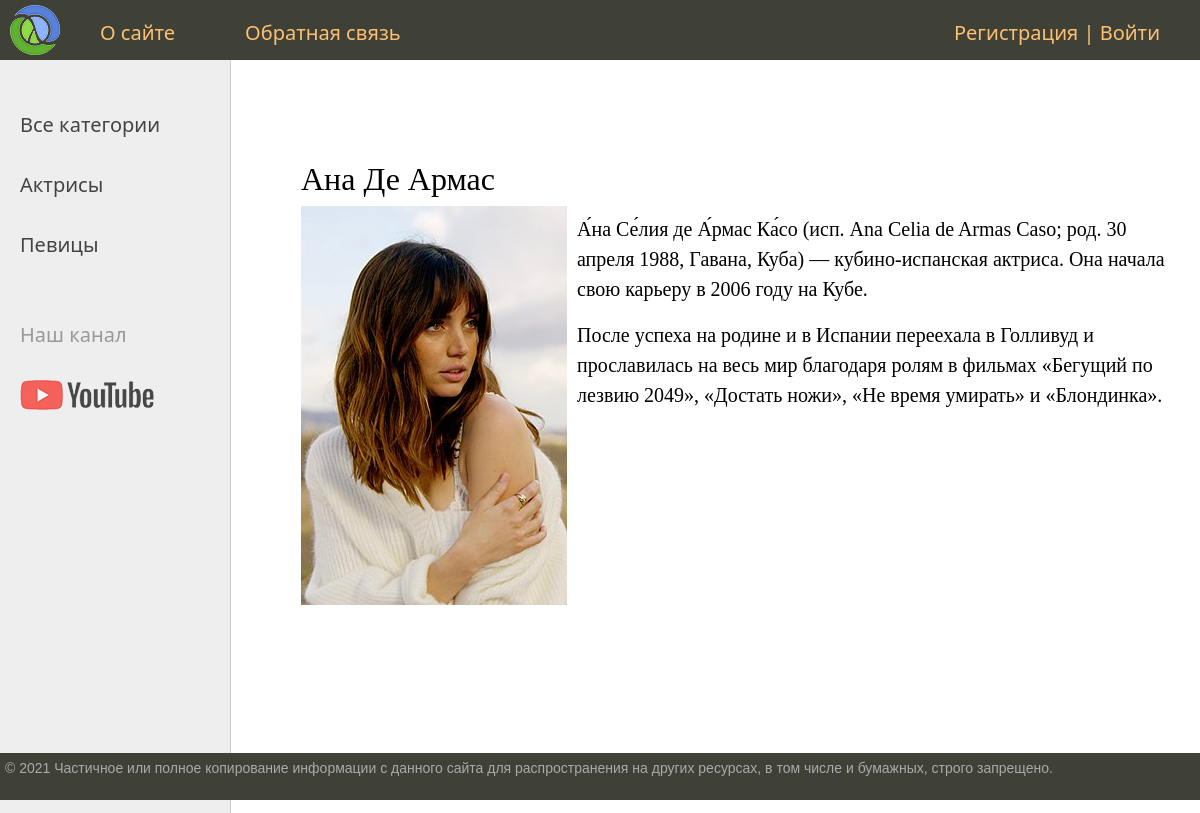
/post/ana-de-armas, run on the app's committed database.
### women/models.py (models this page shows, shortened)
class Category(models.Model):
    name = models.CharField(max_length=100, db_index=True, verbose_name='Категория')
    slug = models.SlugField(max_length=255, unique=True, db_index=True, verbose_name='URL')
    def get_absolute_url(self):
        return reverse('category', kwargs={'cat_slug': self.slug})
    class Meta:
        verbose_name = 'Категория'
        verbose_name_plural = 'Категории'
        ordering = ['name']

class Women(models.Model):
    title = models.CharField(max_length=255, verbose_name='Заголовок')
    slug = models.SlugField(max_length=255, unique=True, db_index=True, verbose_name='URL')
    content = models.TextField(blank=True, verbose_name='Контент')
    photo = models.ImageField(upload_to="photos/%Y/%m/%d/", verbose_name='Фото')
    time_create = models.DateTimeField(auto_now_add=True, verbose_name='Время создания')
    time_update = models.DateTimeField(auto_now=True, verbose_name='Время изменения')
    is_published = models.BooleanField(default=True, verbose_name='Опубликовано?')
    cat = models.ForeignKey('Category', on_delete=models.PROTECT, verbose_name='Категория')
    def __str__(self):
        return self.title
    class Meta:
        verbose_name = 'Известные женщины'
        verbose_name_plural = 'Известные женщины'
        ordering = ['time_create', 'title']

### women/views.py (the view)
# urls.py: path('post/<slug:post_slug>', ShowPost.as_view(), name='post'),
class ShowPost(DataMixin, DetailView):
    model = Women
    template_name = 'women/post.html'
    slug_url_kwarg = 'post_slug'
    context_object_name = 'post'
    def get_context_data(self, *, object_list=None, **kwargs):
        context = super().get_context_data(**kwargs)  #получаем контекст из WomenHome иначе мы потеряем эти данные
        def_c = self.get_user_context(title=context['post'], cat_selected='pass')
        return dict(list(context.items()) + list(def_c.items()))

### women/templatetags/women_tags.py (called while the page is built)
@register.inclusion_tag('women/list_categories.html')
def show_categories(sort=None, cat_selected=0):
    if not sort:
        cats = Category.objects.all()
    else:
        cats = Category.objects.order_by(sort)
    return {'cats': cats, 'cat_selected': cat_selected}

### women/utils.py (called while the page is built)
    def get_user_context(self, **kwargs):
        context = kwargs
        cats = Category.objects.annotate(Count('women'))
        user_menu = menu.copy()
        if not self.request.user.is_authenticated:
            user_menu.pop(1)
        context['menu'] = user_menu
        context['cats'] = cats
        if 'cat_selected' not in context:
            context['cat_selected'] = 0
        return context

### women/templates/women/post.html
{% extends 'women/base.html' %}
{% block content %}
<H1>{{ post.title }}</H1>
{% if post.photo %}
<p><img class="img-article-left" src="{{post.photo.url}}"></p>
{% endif %}
{{post.content|linebreaks}}
{% endblock %}

### women/templates/women/base.html (shortened to what this page needs)
{% load static %}
{% load women_tags %}
<!DOCTYPE html>
<html>
<head>
	<link type="text/css" href="{% static 'women/css/styles.css' %}" rel="stylesheet" />
	<link href="https://cdn.jsdelivr.net/npm/bootstrap@5.3.0-alpha1/dist/css/bootstrap.min.css" rel="stylesheet">
</head>
<body>
<table class="table-page" border=0 cellpadding="0" cellspacing="0">
<tr><td valign=top>
{% block mainmenu %}
		<div class="header">
			<ul id="mainmenu" class="mainmenu">
			<li class="logo"><a href="{%url 'home'%}"><div class="logo"></div></a></li>
{% for m in menu %}
			<li><a href="{% url m.url_name %}">{{m.title}}</a></li>
{% endfor %}
				{% if request.user.is_authenticated %}
				<li class="last">{{user.username}} | <a href="{% url 'logout' %}">Выйти</a></li>
				{% else %}
				<li class="last"><a href="{% url 'register' %}">Регистрация</a> | <a href="{% url 'login' %}">Войти</a></li>
				{% endif %}
			</ul>
		</div>
{% endblock mainmenu %}
<table class="table-content" border=0 cellpadding="0" cellspacing="0">
<tr>
	<td valign="top" class="left-chapters">
		<ul id="leftchapters">
	{% if cat_selected == 0 %}
		<li class="selected">Все категории</li>
	{% else %}
		<li><a href="{% url 'home' %}"> Все категории</a></li>
	{% endif %}
{% for c in cats %}
{% if c.women__count > 0 %}
	{% if c.pk == cat_selected %}
		<li class="selected">{{c.name}}</li>
	{% else %}
		<li><a href="{{ c.get_absolute_url }}">{{c.name}}</a> </li>
	{% endif %}
{% endif %}
{% endfor %}
		<li class="share">
		<p>Наш канал</p>
		<a class="share-yt" href="https://www.youtube.com/channel/UClJzWfGWuGJL2t-3dYKcHTA/playlists" target="_blank" rel="nofollow"></a>
		</li>
	</ul>
</td>
<td valign="top" class="content">
	<div class="content-text">
{% block content %}
{% endblock %}
	</div>
</td></tr></table>
</td></tr>
<tr><td valign=top>
	<div id="footer">
		<p>&copy; 2021 Частичное или полное копирование информации с данного сайта для распространения на других ресурсах, в том числе и бумажных, строго запрещено.</p>
	</div>
</td></tr></table>
</body>
</html>

### women/static/women/css/styles.css (style rules this page uses)
html, body { font-family: 'Arial'; margin: 0; padding: 0; height: 100%; width: 100%; color: #444; }
a { color: #0059b2; text-decoration: none; }
img { max-width: 600px; height: auto; }
img.img-article-left { max-width: 300px; height: auto; float: left; padding: 0 10px 10px 0; }
.table-page { width: 100%; height: 100%; vertical-align: top; }
.table-page tr { height: 100%; }
.header { background: #3F4137; height: 60px; }
.logo { background: url('../images/logo.png') no-repeat 10px 5px; width: 70px; height: 60px; }
ul.mainmenu { list-style: none; margin: 0; padding: 0; height: 60px; color: #fdc073; font-size: 20px; overflow: hidden; }
ul.mainmenu li { float: left; margin: 18px 40px 0 30px; }
ul.mainmenu li.logo { margin: 0; }
ul.mainmenu li.last { float: right; }
ul.mainmenu li a { color: #fdc073; text-decoration: none; }
.table-content { width: 100%; min-height: 100%; height: 100%; }
.left-chapters { margin: 0; background: #eee; border-right: 1px solid #ccc; min-height: 100%; }
.left-chapters ul { width: 230px; min-height: 100%; margin: 0; padding: 20px 10px 10px 20px; list-style: none; font-size: 20px; }
.left-chapters ul li { margin: 30px 0 0 0; color: #999; }
.left-chapters ul li a { color: #444; text-decoration: none; }
.left-chapters ul li.share { margin: 60px 0 0 0; }
.left-chapters ul li.share p { margin: 30px 0 30px 0; }
.left-chapters ul li.share a { display: inline-block; width: 40px; height: 40px; margin: 0 20px 0 0; }
.left-chapters ul li.share a.share-yt { width: 100%; height: 30px; background: url('../images/share_yt.png') no-repeat 0 0 }
.content { padding: 40px 20px 20px 40px; width: 100%; box-sizing: border-box; }
.content-text { margin: 60px 0 0 30px; color: #000; font-size: 20px; font-family: Yandex Sans Display Light; }
.content-text h1 { font-size: 32px; }
#footer { box-sizing: border-box; background: #3F4137; padding: 5px; color: #aaa; font-size: 14px; font-family: Verdana, Geneva, Arial, Helvetica; text-align: left; overflow: hidden; }

### data on the page
Category: name "Актрисы"
Category: name "Певицы"
Women: title "Ана Де Армас", photo (picture), content "А́на Се́лия де А́рмас Ка́со (исп. Ana Celia de Armas Caso; род. 30 апреля 1988, Гавана, Куба) — кубино-испанская актриса. Она начала свою карьеру в 2006 году на Кубе. После успеха на родине и в Испании переехала в Голливуд и прославилась на весь мир благодаря ролям в фильмах «Бегущий по лезвию 2049», «Достать ножи», «Не время умирать» и «Блондинка»."

### other printed values
{{ m.title }} "О сайте" "Обратная связь"
